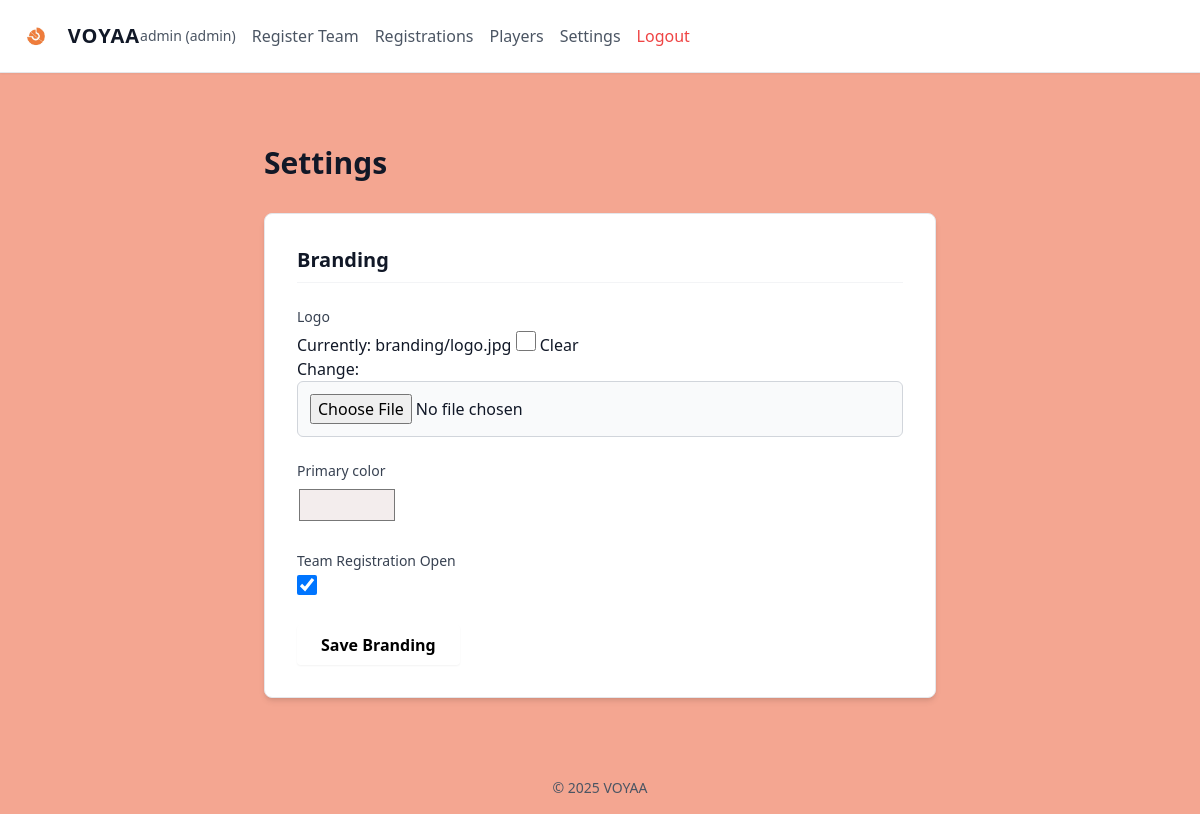
The page /settings/ (signed in) on the database its author committed.
### calendar_app/models.py (models this page shows, shortened)
class Branding(models.Model):
    logo = models.ImageField(upload_to='branding/', blank=True, null=True)
    primary_color = models.CharField(max_length=7, default='#c0705a') # Orange
    registration_open = models.BooleanField(default=False)  # Admin can toggle registration

class User(AbstractUser):
    ROLE_CHOICES = [
        ('admin', 'Admin'),
        ('player', 'Player'),
    ]
    role = models.CharField(max_length=10, choices=ROLE_CHOICES, default='player')
    groups = models.ManyToManyField(
        'auth.Group',
        verbose_name='groups',
        blank=True,
        help_text='The groups this user belongs to.',
        related_name="calendar_users",
        related_query_name="calendar_user",
    )
    user_permissions = models.ManyToManyField(
        'auth.Permission',
        verbose_name='user permissions',
        blank=True,
        help_text='Specific permissions for this user.',
        related_name="calendar_users",
        related_query_name="calendar_user",
    )

### calendar_app/views.py (the view)
# urls.py: path('settings/', views.settings_view, name='settings'),
@login_required
def settings_view(request):
    if request.user.role != 'admin' and not request.user.is_superuser:
        return redirect('calendar_app:dashboard')
    branding = Branding.objects.first()
    if not branding:
        branding = Branding.objects.create(primary_color='#00ff9d')
    if request.method == 'POST':
        form = BrandingForm(request.POST, instance=branding)
        if form.is_valid():
            form.save()
            messages.success(request, "Branding updated!")
            return redirect('calendar_app:settings')
    else:
        form = BrandingForm(instance=branding)
    return render(request, 'calendar_app/settings.html', {'branding_form': form, 'branding': branding})

### calendar_app/forms.py
class BrandingForm(forms.ModelForm):
    class Meta:
        model = Branding
        fields = ['logo', 'primary_color', 'registration_open']
        widgets = {
            'primary_color': forms.TextInput(attrs={'type': 'color'}),
        }
        labels = {
            'registration_open': 'Team Registration Open',
        }

### calendar_app/templates/calendar_app/settings.html (shortened to what this page needs)
{% extends 'calendar_app/base.html' %}
{% block content %}
<div class="max-w-2xl mx-auto mt-10">
    <h2 class="text-3xl font-bold mb-8 text-gray-900">Settings</h2>
    <div class="bg-white border border-gray-200 rounded-lg p-8 mb-8 shadow-md">
        <h3 class="text-xl font-bold mb-6 text-primary border-b border-gray-100 pb-2">Branding</h3>
        <form method="post" enctype="multipart/form-data" class="space-y-6">
            {% for field in branding_form %}
            <div>
                <label class="block text-sm font-medium text-gray-700 mb-1">{{ field.label }}</label>
                {{ field }}
            </div>
            {% endfor %}
            <button type="submit"
                class="bg-primary text-black font-bold py-2 px-6 rounded hover:opacity-90 transition shadow-sm">
                Save Branding
            </button>
        </form>
    </div>
</div>
{% endblock %}

### calendar_app/templates/calendar_app/base.html (shortened to what this page needs)
{% load static %}
<!DOCTYPE html>
<html lang="en" class="dark">
<head>
    <script src="https://cdn.tailwindcss.com"></script>
</head>
<body class="min-h-screen flex flex-col font-sans">
    <nav class="bg-surface border-b border-gray-200 p-4 sticky top-0 z-50 shadow-sm">
        <div class="max-w-7xl mx-auto flex justify-content-between items-center">
            <div class="flex items-center gap-3">
                {% if branding and branding.logo %}
                <img src="{{ branding.logo.url }}" alt="Logo" class="h-8 md:h-10 object-contain">
                {% endif %}
                <a href="{% url 'calendar_app:dashboard' %}"
                    class="text-xl font-bold tracking-wider hover:text-primary transition text-gray-900">VOYAA</a>
            </div>
            <div class="flex items-center gap-4">
                {% if user.is_authenticated %}
                <span class="text-sm text-gray-600 hidden md:inline">{{ user.username }} ({{ user.role }})</span>
                {% if branding.registration_open %}
                <a href="{% url 'calendar_app:register_team' %}"
                    class="text-gray-600 hover:text-primary transition">Register Team</a>
                {% endif %}
                {% if user.role == 'admin' or user.is_superuser %}
                <a href="{% url 'calendar_app:admin_registrations' %}"
                    class="text-gray-600 hover:text-primary transition">Registrations</a>
                <a href="{% url 'calendar_app:player_list' %}"
                    class="text-gray-600 hover:text-primary transition">Players</a>
                <a href="{% url 'calendar_app:settings' %}"
                    class="text-gray-600 hover:text-primary transition">Settings</a>
                {% endif %}
                <a href="{% url 'calendar_app:logout' %}" class="text-red-500 hover:text-red-600 transition">Logout</a>
                {% else %}
                <a href="{% url 'calendar_app:login' %}" class="text-primary hover:underline transition">Login</a>
                {% endif %}
            </div>
        </div>
    </nav>
    <main class="flex-grow container mx-auto p-4 md:p-8">
        {% block content %}
        {% endblock %}
    </main>
    <footer class="p-4 text-center text-gray-600 text-sm">
        &copy; {% now "Y" %} VOYAA
    </footer>
</body>
</html>

### calendar_app/templates/calendar_app/base.html (style rules this page uses)
body { background-color: #f4a691; color: #111827; }
.text-primary { color: var(--primary-color); }
.bg-primary { background-color: var(--primary-color); }

### calendar_app/templates/calendar_app/settings.html (style rules this page uses)
input[type="text"], input[type="url"], input[type="file"] { width: 100%; background-color: #f9fafb; border: 1px solid #d1d5db; border-radius: 0.375rem; padding: 0.75rem; color: #111827; }
input[type="color"] { background: none; border: none; height: 40px; width: 100px; cursor: pointer; }
input[type="checkbox"] { width: 1.25rem; height: 1.25rem; cursor: pointer; accent-color: var(--primary-color); }

### rows shown on the page
Branding: logo (picture), branding_form "#f3eded" "☑"
User: username "admin", role "admin"

### other values the page prints
{{ field.label }} "Logo" "Primary color" "Team Registration Open"
